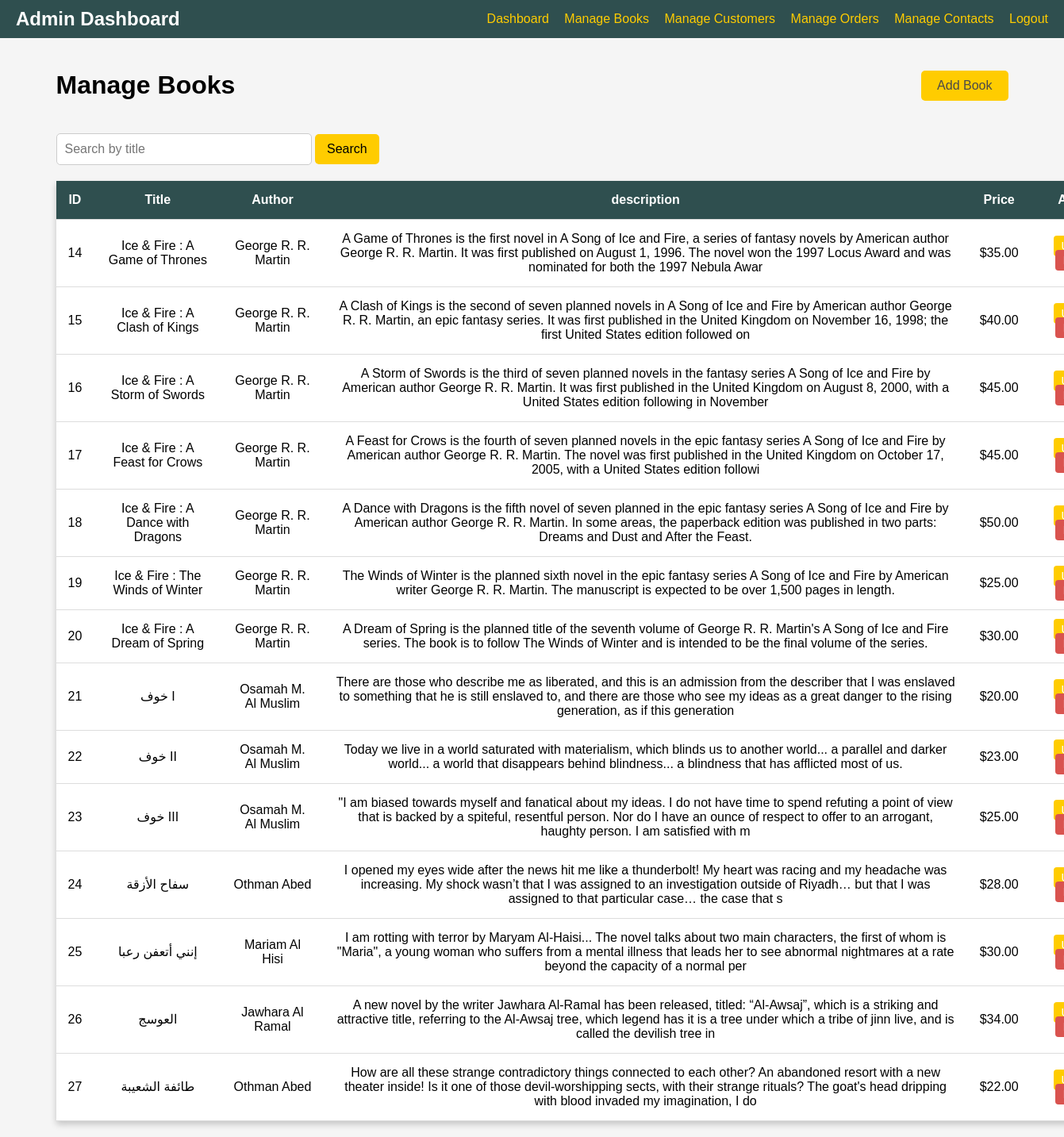
Screenshot of /admin/books/manage_books.php (signed in) with the database file from the repository.
### tables this page shows
CREATE TABLE `book` (
  `id` int(11) NOT NULL,
  `title` varchar(255) NOT NULL,
  `author` varchar(255) NOT NULL,
  `image` varchar(255) DEFAULT NULL,
  `description` varchar(255) DEFAULT NULL,
  `price` decimal(10,2) NOT NULL
);

### admin/books/manage_books.php (the view, shortened to what this page needs)
<?php
include '../../includes/connection.php';
$search = "";
$books = [];
if ($_SERVER['REQUEST_METHOD'] === 'GET' && isset($_GET['search'])) {
    $search = $_GET['search'];
    $query = "SELECT * FROM book WHERE title LIKE ?";
    $stmt = $conn->prepare($query);
    $searchTerm = "%$search%";
    $stmt->bind_param("s",$searchTerm);
    $stmt->execute();
    $result = $stmt->get_result();
    $books = $result->fetch_all(MYSQLI_ASSOC);
} else {
    $query = "SELECT * FROM book";
    $result = $conn->query($query);
    $books = $result->fetch_all(MYSQLI_ASSOC);
}
?>
<!DOCTYPE html>
<html lang="en">
<head>
</head>
<body>
    <div class="navbar">
        <div class="title">Admin Dashboard</div>
        <div class="links">
            <a href="../dashboard.php">Dashboard</a>
            <a href="manage_books.php">Manage Books</a>
            <a href="../customers/manage_customers.php">Manage Customers</a>
            <a href="../orders/manage_orders.php">Manage Orders</a>
            <a href="../view_contacts.php">Manage Contacts</a>
            <a href="../../includes/logout.php">Logout</a>
        </div>
    </div>
    <div class="container">
        <div class="top-bar">
            <h1>Manage Books</h1>
            <a href="add_book.php" class="add-book-btn">Add Book</a>
        </div>
        <div class="search-bar">
            <form method="GET" action="">
                <input type="text" name="search" placeholder="Search by title" value="<?= htmlspecialchars($search) ?>">
                <button type="submit">Search</button>
            </form>
        </div>
        <table>
            <thead>
                <tr>
                    <th>ID</th>
                    <th>Title</th>
                    <th>Author</th>
                    <th>description</th>
                    <th>Price</th>
                    <th>Actions</th>
                </tr>
            </thead>
            <tbody>
                <?php if (!empty($books)) : ?>
                    <?php foreach ($books as $book) : ?>
                        <tr>
                            <td><?= htmlspecialchars($book['id']) ?></td>
                            <td><?= htmlspecialchars($book['title']) ?></td>
                            <td><?= htmlspecialchars($book['author']) ?></td>
                            <td><?= htmlspecialchars($book['description']) ?></td>
                            <td>$<?= number_format($book['price'], 2) ?></td>
                            <td>
                                <a href="update_book.php?id=<?= $book['id'] ?>" class="button update-btn">Update</a>
                                <a href="delete_book.php?id=<?= $book['id'] ?>" class="button delete-btn" onclick="return confirm('Are you sure you want to delete this book?');">Delete</a>
                            </td>
                        </tr>
                    <?php endforeach; ?>
                <?php else : ?>
                    <tr>
                        <td colspan="6">No books found.</td>
                    </tr>
                <?php endif; ?>
            </tbody>
        </table>
    </div>
</body>
</html>

### admin/books/manage_books.php (style rules this page uses)
body { font-family: 'Arial', sans-serif; margin: 0; padding: 0; background-color: #f5f5f5; }
.navbar { display: flex; justify-content: space-between; align-items: center; background-color: #2F4F4F; color: #FFF; padding: 10px 20px; }
.navbar .title { font-size: 24px; font-weight: bold; }
.navbar .links a { color: #FFCC00; text-decoration: none; margin-left: 15px; font-size: 16px; }
.container { padding: 20px; max-width: 1200px; margin: 0 auto; }
.top-bar { display: flex; justify-content: space-between; align-items: center; margin-bottom: 20px; }
.search-bar { margin-bottom: 20px; }
.search-bar input { width: 300px; padding: 10px; font-size: 16px; border: 1px solid #ccc; border-radius: 5px; }
.search-bar button { padding: 10px 15px; font-size: 16px; background-color: #FFCC00; border: none; border-radius: 5px; cursor: pointer; }
.add-book-btn { padding: 10px 20px; font-size: 16px; background-color: #FFCC00; border: none; border-radius: 5px; cursor: pointer; text-decoration: none; color: #4A4A4A; }
table { width: 113%; border-collapse: collapse; margin-top: 20px; background: #fff; box-shadow: 0 4px 8px rgba(0, 0, 0, 0.2); }
table th, table td { padding: 15px; text-align: center; border-bottom: 1px solid #ddd; }
table th { background-color: #2F4F4F; color: #FFF; }
.button { padding: 5px 10px; font-size: 14px; border-radius: 4px; text-decoration: none; color: white; margin-right: 5px; }
.update-btn { background-color: #FFCC00; }
.delete-btn { background-color: #D9534F; }

### rows the page displays
book: id "14", title "Ice & Fire : A Game of Thrones", author "George R. R. Martin", description "A Game of Thrones is the first novel in A Song of Ice and Fire, a series of fantasy novels by American author George R. R. Martin. It was first published on August 1, 1996. The novel won the 1997 Locus Award and was nominated for both the 1997 Nebula Awar", price "35.00"
book: id "15", title "Ice & Fire : A Clash of Kings", author "George R. R. Martin", description "A Clash of Kings is the second of seven planned novels in A Song of Ice and Fire by American author George R. R. Martin, an epic fantasy series. It was first published in the United Kingdom on November 16, 1998; the first United States edition followed on", price "40.00"
book: id "16", title "Ice & Fire : A Storm of Swords", author "George R. R. Martin", description "A Storm of Swords is the third of seven planned novels in the fantasy series A Song of Ice and Fire by American author George R. R. Martin. It was first published in the United Kingdom on August 8, 2000, with a United States edition following in November", price "45.00"
book: id "17", title "Ice & Fire : A Feast for Crows", author "George R. R. Martin", description "A Feast for Crows is the fourth of seven planned novels in the epic fantasy series A Song of Ice and Fire by American author George R. R. Martin. The novel was first published in the United Kingdom on October 17, 2005, with a United States edition followi", price "45.00"
book: id "18", title "Ice & Fire : A Dance with Dragons", author "George R. R. Martin", description "A Dance with Dragons is the fifth novel of seven planned in the epic fantasy series A Song of Ice and Fire by American author George R. R. Martin. In some areas, the paperback edition was published in two parts: Dreams and Dust and After the Feast.", price "50.00"
book: id "19", title "Ice & Fire : The Winds of Winter", author "George R. R. Martin", description "The Winds of Winter is the planned sixth novel in the epic fantasy series A Song of Ice and Fire by American writer George R. R. Martin. The manuscript is expected to be over 1,500 pages in length.", price "25.00"
book: id "20", title "Ice & Fire : A Dream of Spring", author "George R. R. Martin", description "A Dream of Spring is the planned title of the seventh volume of George R. R. Martin's A Song of Ice and Fire series. The book is to follow The Winds of Winter and is intended to be the final volume of the series.", price "30.00"
book: id "21", title "خوف I", author "Osamah M. Al Muslim", description "There are those who describe me as liberated, and this is an admission from the describer that I was enslaved to something that he is still enslaved to, and there are those who see my ideas as a great danger to the rising generation, as if this generation", price "20.00"
book: id "22", title "خوف II", author "Osamah M. Al Muslim", description "Today we live in a world saturated with materialism, which blinds us to another world... a parallel and darker world... a world that disappears behind blindness... a blindness that has afflicted most of us.", price "23.00"
book: id "23", title "خوف III", author "Osamah M. Al Muslim", description "\"I am biased towards myself and fanatical about my ideas. I do not have time to spend refuting a point of view that is backed by a spiteful, resentful person. Nor do I have an ounce of respect to offer to an arrogant, haughty person. I am satisfied with m", price "25.00"
book: id "24", title "سفاح الأزقة", author "Othman Abed", description "I opened my eyes wide after the news hit me like a thunderbolt! My heart was racing and my headache was increasing. My shock wasn’t that I was assigned to an investigation outside of Riyadh… but that I was assigned to that particular case… the case that s", price "28.00"
book: id "25", title "إنني أتعفن رعبا", author "Mariam Al Hisi", description "I am rotting with terror by Maryam Al-Haisi... The novel talks about two main characters, the first of whom is \"Maria\", a young woman who suffers from a mental illness that leads her to see abnormal nightmares at a rate beyond the capacity of a normal per", price "30.00"
book: id "26", title "العوسج", author "Jawhara Al Ramal", description "A new novel by the writer Jawhara Al-Ramal has been released, titled: “Al-Awsaj”, which is a striking and attractive title, referring to the Al-Awsaj tree, which legend has it is a tree under which a tribe of jinn live, and is called the devilish tree in", price "34.00"
book: id "27", title "طائفة الشعيبة", author "Othman Abed", description "How are all these strange contradictory things connected to each other? An abandoned resort with a new theater inside! Is it one of those devil-worshipping sects, with their strange rituals? The goat's head dripping with blood invaded my imagination, I do", price "22.00"
